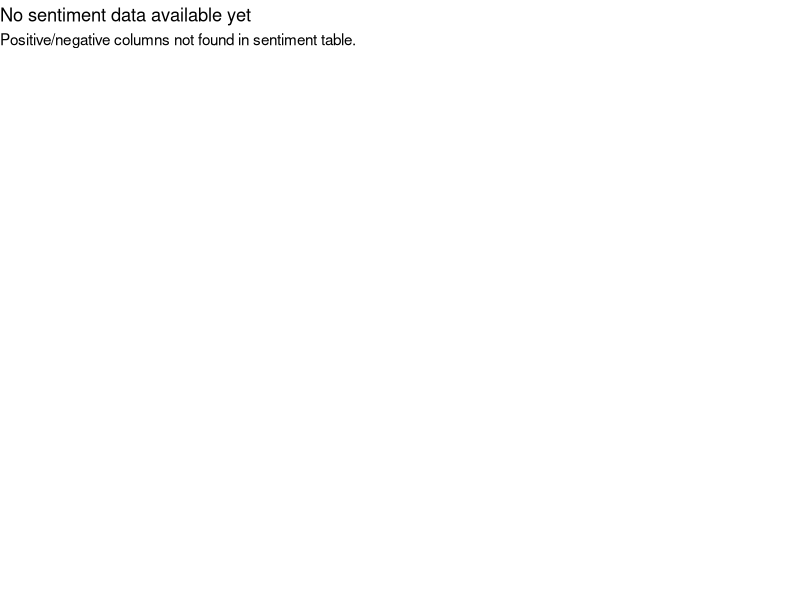
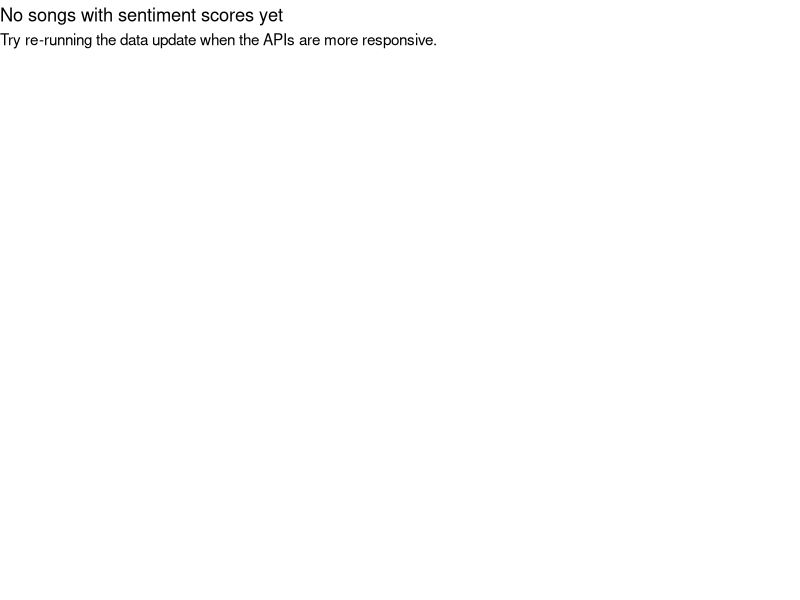

These figures' R source, in order:
## ---- chunk 1
library(dplyr)
library(tidyr)
library(ggplot2)
library(readr)
library(tidytext)
library(stringr)

# These CSVs are created by build_dataset() via GitHub Actions
tidy_words <- read_csv("data_clean/tidy_words.csv", show_col_types = FALSE)
sentiment  <- read_csv("data_clean/sentiment.csv", show_col_types = FALSE)

cat("Number of songs with sentiment scores:", nrow(sentiment), "\n")
cat("Number of tidy word tokens:", nrow(tidy_words), "\n")

# Only plot if 'positive' and 'negative' columns exist

if (!all(c("positive", "negative") %in% names(sentiment))) {
ggplot() +
theme_void() +
labs(
title = "No sentiment data available yet",
subtitle = "Positive/negative columns not found in sentiment table."
)
} else {
sentiment |>
tidyr::pivot_longer(cols = c(positive, negative), names_to = "sentiment") |>
dplyr::group_by(sentiment) |>
dplyr::summarise(total = sum(value, na.rm = TRUE), .groups = "drop") |>
ggplot(aes(x = sentiment, y = total, fill = sentiment)) +
geom_col() +
labs(
title = "Overall Sentiment (Bing Lexicon)",
x = NULL,
y = "Total word count"
) +
theme_minimal()
}

if (nrow(sentiment) == 0) {
ggplot() +
theme_void() +
labs(
title = "No songs with sentiment scores yet",
subtitle = "Try re-running the data update when the APIs are more responsive."
)
} else {
first_artist <- sentiment$artist[1]
first_track  <- sentiment$track[1]

tidy_words |>
dplyr::filter(artist == first_artist, track == first_track) |>
dplyr::count(word, sort = TRUE) |>
dplyr::slice_head(n = 15) |>
ggplot(aes(x = reorder(word, n), y = n)) +
geom_col() +
coord_flip() +
labs(
title = paste("Top Words in", first_track, "by", first_artist),
x = NULL,
y = "Frequency"
) +
theme_minimal()
}
